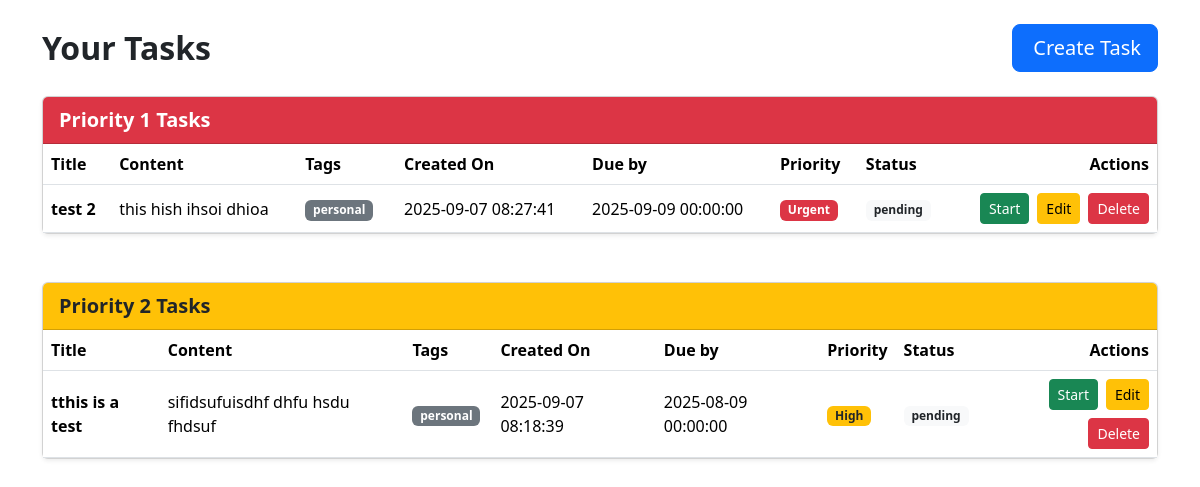
The page /index (signed in) on the database as committed earlier.
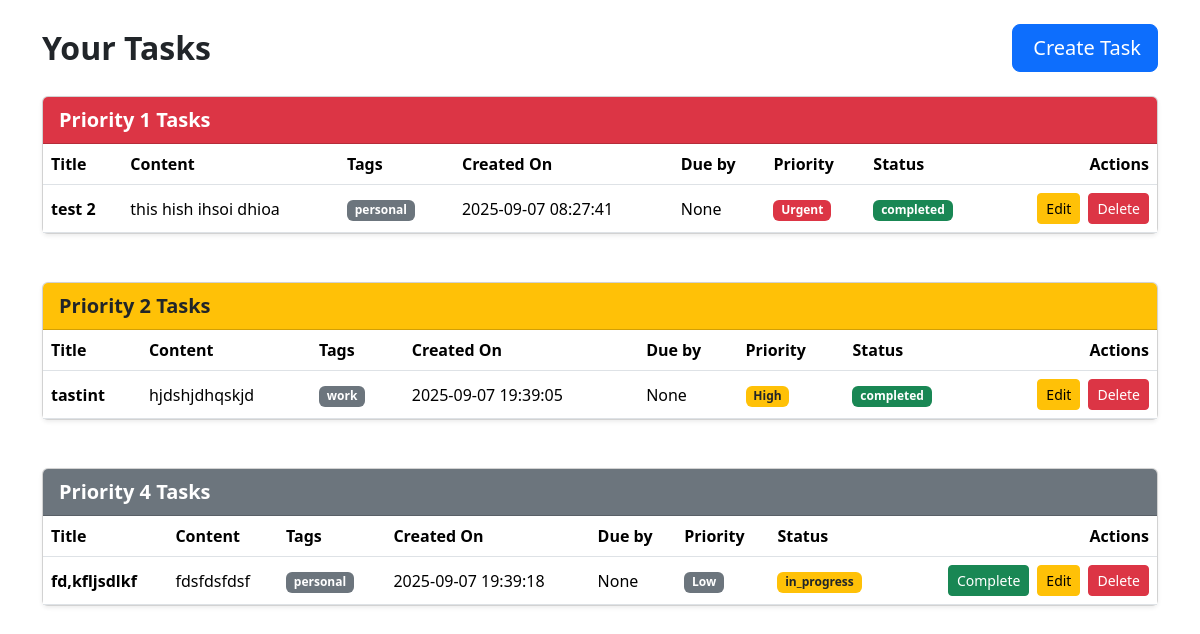
The same page on the database as committed later.
### app/modals.py (models this page shows)
class Tasks(db.Model):
    id = db.Column(db.Integer, primary_key=True)
    title = db.Column(db.String(50), nullable=False)
    content = db.Column(db.String(200), nullable=False)
    priority = db.Column(db.Integer, nullable=False)
    status = db.Column(Enum(TaskStatus), nullable=False, default=TaskStatus.pending)
    completed = db.Column(db.Boolean, default=False)
    tag = db.Column(db.String(200))
    create_date = db.Column(db.DateTime, server_default=db.func.now())
    due_date = db.Column(db.DateTime)
    user_id = db.Column(db.Integer, db.ForeignKey('user.id'), nullable=False)
    __table_args__ = (
        CheckConstraint('priority >= 1 AND priority <= 5', name='check_priority_range'),
    )

### app/routes.py (the view)
@main.route("/index")
@login_required
def index():
    all_tasks = Tasks.query.order_by(Tasks.priority).all()
    tasks_by_priority = defaultdict(list)
    for task in all_tasks:
        tasks_by_priority[task.priority].append(task)
    return render_template("index.html", tasks_by_priority=tasks_by_priority)

### app/__init__.py (called while the page is built)
def create_app():
    app = Flask(__name__)
    app.config['SECRET_KEY'] = os.environ.get("SECRET_KEY", "dev_secret_key")
    app.config['SQLALCHEMY_DATABASE_URI'] = 'sqlite:///tasks.db'
    app.config['SQLALCHEMY_TRACK_MODIFICATIONS'] = False
    db.init_app(app)
    login_manager.init_app(app)
    login_manager.login_view = "main.login_page"
    from .modals import User, Tasks
    from .routes import main
    app.register_blueprint(main)
    @app.template_filter("from_json")
    def from_json_filter(value):
        try:
            return json.loads(value) if value else []
        except Exception:
            return []
    return app

### app/routes.py (called while the page is built)
@login_manager.user_loader
def load_user(user_id):
    return User.query.get(int(user_id))

### app/templates/index.html (shortened to what this page needs)
{% extends "base.html" %}
{% block body %}
<div class="container py-4">
  <div class="d-flex justify-content-between align-items-center mb-4">
    <h2 class="fw-bold mb-0">Your Tasks</h2>
    <a class="btn btn-primary btn-lg" href="{{ url_for('main.create_tasks') }}">
       Create Task
    </a>
  </div>
  {% for priority, tasks in tasks_by_priority.items() %}
    <div class="card shadow-sm mb-5">
      <div id="status" class="card-header
        {% if priority == 1 %}bg-danger text-white
        {% elif priority == 2 %}bg-warning text-dark
        {% elif priority == 3 %}bg-info text-dark
        {% elif priority == 4 %}bg-secondary text-white
        {% else %}bg-light text-dark{% endif %}
        fw-semibold fs-5">
        Priority {{ priority }} Tasks
      </div>
      <div class="card-body p-0">
        <div class="table-responsive">
          <table class="table table-hover align-middle mb-0">
            <thead>
              <tr>
                <th>Title</th>
                <th>Content</th>
                <th>Tags</th>
                <th>Created On</th>
                <th>Due by</th>
                <th>Priority</th>
                <th>Status</th>
                <th class="text-end">Actions</th>
              </tr>
            </thead>
            <tbody>
              {% for task in tasks %}
              <tr>
                <td class="fw-semibold">{{ task.title }}</td>
                <td>{{ task.content }}</td>
                <td>
                  {% for tag in task.tag|from_json %}
                    <span class="badge bg-secondary me-1">{{ tag }}</span>
                  {% endfor %}
                </td>
                <td>{{ task.create_date }}</td>
                <td>{{ task.due_date }}</td>
                <td>
                  <span class="badge
                    {% if task.priority == 1 %}bg-danger
                    {% elif task.priority == 2 %}bg-warning text-dark
                    {% elif task.priority == 3 %}bg-info text-dark
                    {% elif task.priority == 4 %}bg-secondary
                    {% else %}bg-light text-dark{% endif %}">
                  </span>
                </td>
                <td>
                  <span class="badge
                    {% if task.status == task.status.__class__.in_progress %}bg-warning text-dark
                    {% elif task.status == task.status.__class__.completed %}bg-success
                    {% else %}bg-light text-dark{% endif %}">
                    {{ task.status.value }}
                  </span>
                </td>
                <td class="text-end">
                  <div class="d-flex flex-wrap gap-2 justify-content-end">
                    {% if task.status != task.status.__class__.in_progress and task.status != task.status.__class__.completed %}
                    <form action="{{ url_for('main.start_task', task_id=task.id) }}" method="POST">
                      <button type="submit" class="btn btn-success btn-sm">
                         Start
                      </button>
                    </form>
                    {% endif %}
                    {% if task.status == task.status.__class__.in_progress %}
                    <form action="{{ url_for('main.done_task', task_id=task.id) }}" method="POST">
                      <button type="submit" class="btn btn-success btn-sm">
                         Complete
                      </button>
                    </form>
                    {% endif %}
                    <button class="edit-task-btn btn btn-warning btn-sm"
                            data-id="{{ task.id }}"
                            data-title="{{ task.title }}"
                            data-content="{{ task.content }}"
                            data-priority="{{ task.priority }}"
                            data-tag="{{ task.tag|from_json|join(',') }}"
                            data-due_date="{{ task.due_date }}">
                       Edit
                    </button>
                    <form action="{{ url_for('main.delete_task') }}" method="POST">
                      <button type="submit" class="btn btn-danger btn-sm">
                         Delete
                      </button>
                    </form>
                  </div>
                </td>
              </tr>
              {% endfor %}
            </tbody>
          </table>
        </div>
      </div>
    </div>
  {% endfor %}
</div>
{% endblock %}

### app/templates/base.html (shortened to what this page needs)
<!DOCTYPE html>
<html lang="en">
<head>
    <link rel="stylesheet" href="{{url_for('static', filename='style/styles.css')}}">
    <link href="https://cdn.jsdelivr.net/npm/bootstrap@5.3.8/dist/css/bootstrap.min.css" rel="stylesheet">
</head>
<body>
    {%block body%}{%endblock%}
</body>
</html>

Rows that differ between the two databases and show on the page:
removed Tasks: title "tthis is a test", content "sifidsufuisdhf dhfu hsdu fhdsuf", tag "personal", create_date "2025-09-07 08:18:39", due_date "2025-08-09 00:00:00", status.value "pending", priority 2 (drawn), shown under "2"
changed Tasks "test 2": due_date "2025-09-09 00:00:00" → "None"; status "pending" → "completed" (drawn); status.value "pending" → "completed"
added Tasks: title "tastint", content "hjdshjdhqskjd", tag "work", create_date "2025-09-07 19:39:05", due_date "None", status.value "completed", priority 2 (drawn), shown under "2"
added Tasks: title "fd,kfljsdlkf", content "fdsfdsfdsf", tag "personal", create_date "2025-09-07 19:39:18", due_date "None", status.value "in_progress", priority 4 (drawn), shown under "4"
Other text that changed with them:
new list line: "Priority 4 Tasks Title Content Tags Created On Due by Priority Status Actions"
list line gone: "Start"
